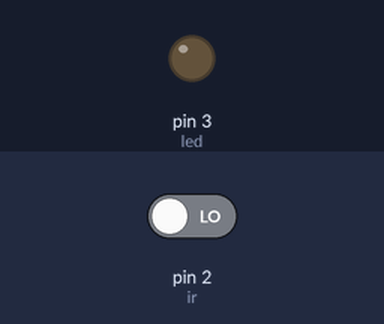
Recording of a sketch running on a simulated Arduino Uno, built with avr-gcc and run on an emulated ATmega328P. Shown: output pins drawn as LEDs (lit = HIGH). The test bench sets the inputs (shaded band); at power-on: pin 2 (ir) LOW.

Above: at 1.2 s.
1.3 s: pin 2 (ir) driven HIGH
At 2.0 s:
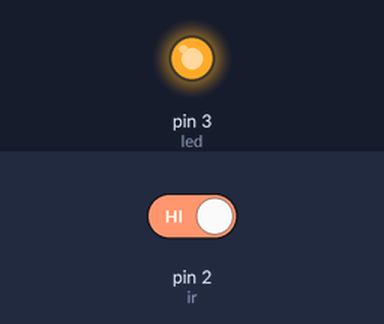
2.8 s: pin 2 (ir) driven LOW
At 3.1 s:
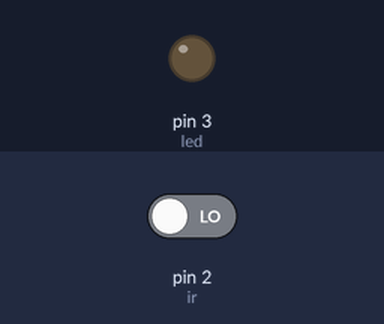
Timing chart, 0 to 5.8 s (numbered marks = the images above; inputs shaded):
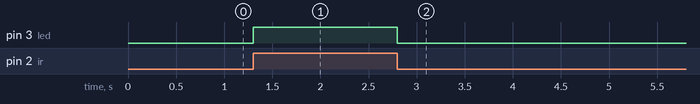

Measured:
- after the input at 1.3 s, pin 3 (led): LOW → HIGH at once
- after the input at 2.8 s, pin 3 (led): HIGH → LOW at once

The sketch:

led_on_and_off_w_ir.ino
```cpp
int ir=2;
int led=3;


void setup()
{
 pinMode(ir,INPUT);
 pinMode(led,OUTPUT);
}

void loop()
{
  int irvalue = digitalRead(ir);

  if (irvalue==1)
   {
    digitalWrite(led,HIGH);
   }
  else if (irvalue==0)
  {
  digitalWrite(led,LOW);
  }
}
```
